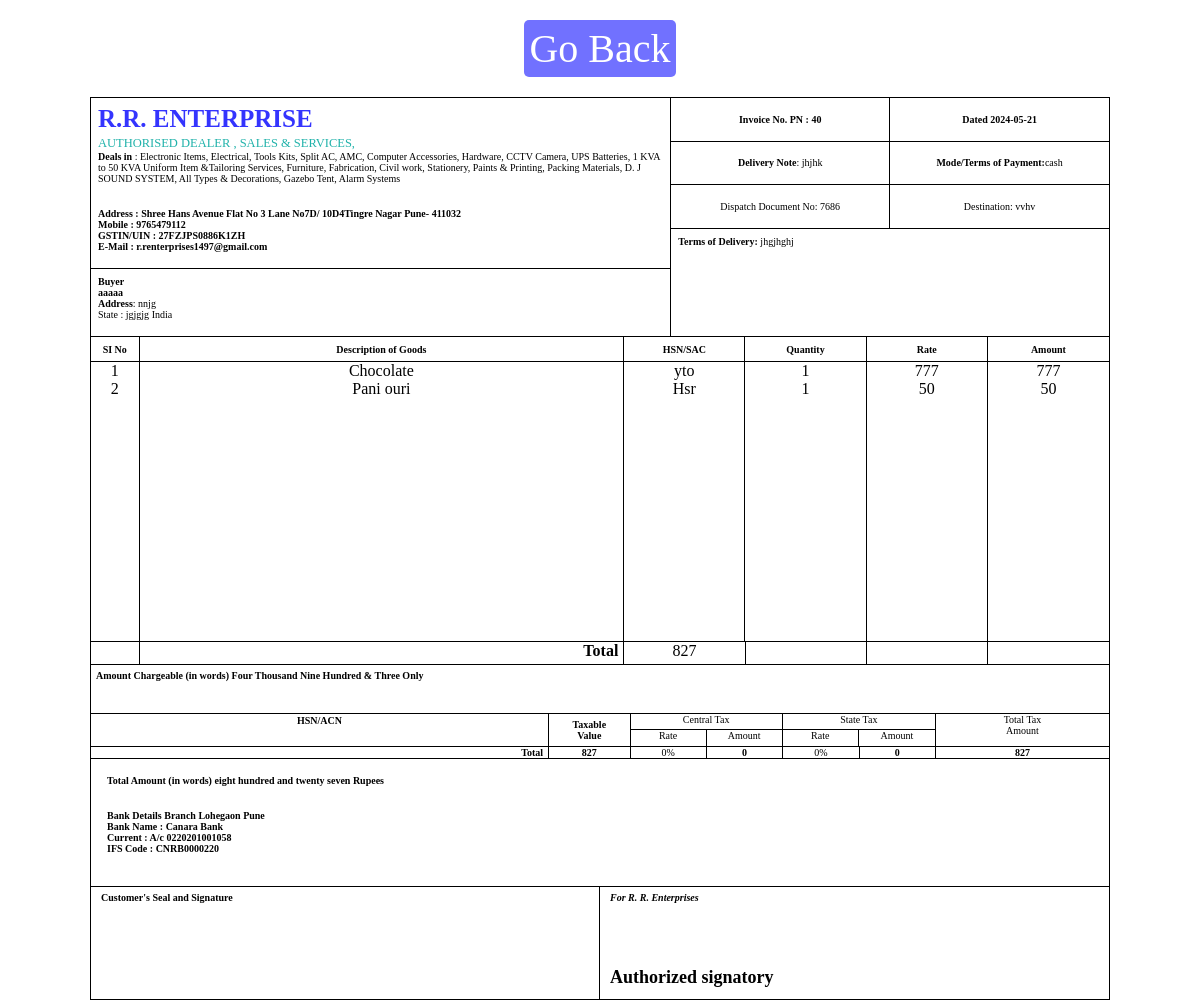
Screenshot of /invoice.php?id=40 (signed in) with the database file from the repository.
### tables this page shows
CREATE TABLE `business` (
  `business_id` int(11) NOT NULL,
  `business_name` varchar(255) NOT NULL,
  `address` varchar(255) NOT NULL,
  `is_active` tinyint(1) NOT NULL,
  `contact` varchar(20) NOT NULL,
  `email` varchar(100) NOT NULL,
  `tagline` varchar(255) NOT NULL,
  `services` varchar(500) NOT NULL,
  `gst_no` varchar(50) NOT NULL,
  `bankname` varchar(50) NOT NULL,
  `accno` varchar(50) NOT NULL,
  `ifsc` varchar(50) NOT NULL,
  `branch` varchar(50) NOT NULL,
  `created_date` date NOT NULL DEFAULT current_timestamp()
);

CREATE TABLE `customer` (
  `customer_id` int(11) NOT NULL,
  `customer_name` varchar(255) NOT NULL,
  `customer_business_name` varchar(255) NOT NULL,
  `address` varchar(255) NOT NULL,
  `gst_no` varchar(20) NOT NULL,
  `mobile` varchar(50) NOT NULL,
  `email` varchar(255) NOT NULL,
  `state` varchar(50) NOT NULL,
  `created_date` date NOT NULL DEFAULT current_timestamp(),
  `business_id` int(11) NOT NULL
);

CREATE TABLE `invoice` (
  `invoice_id` int(11) NOT NULL,
  `invoice_name` varchar(255) NOT NULL,
  `total_amount` decimal(10,0) NOT NULL,
  `gst` decimal(10,0) NOT NULL,
  `afterTax` decimal(10,0) NOT NULL,
  `payment_mode` varchar(50) NOT NULL,
  `destination` varchar(300) NOT NULL,
  `delivery_note` varchar(255) NOT NULL,
  `dispatcher_doc_no` varchar(255) NOT NULL,
  `terms` varchar(255) NOT NULL,
  `invoice_date` date NOT NULL DEFAULT current_timestamp(),
  `customer_id` int(11) NOT NULL,
  `business_id` int(11) NOT NULL,
  `employee_id` int(11) NOT NULL
);

CREATE TABLE `invoice_items` (
  `invoice_item_id` int(11) NOT NULL,
  `invoice_id` int(11) NOT NULL,
  `product_id` int(11) NOT NULL,
  `quantity` decimal(10,0) NOT NULL,
  `rate` decimal(10,0) NOT NULL,
  `gst` decimal(10,0) NOT NULL,
  `total` decimal(10,0) NOT NULL
);

CREATE TABLE `product` (
  `product_id` int(11) NOT NULL,
  `product_name` varchar(255) NOT NULL,
  `hsn_sac` varchar(40) NOT NULL,
  `gst` decimal(20,0) NOT NULL,
  `rate` decimal(10,0) NOT NULL,
  `quantity` int(11) NOT NULL,
  `created_date` date NOT NULL DEFAULT current_timestamp(),
  `business_id` int(11) NOT NULL,
  `employee_id` int(11) NOT NULL
);

### invoice.php (the view, shortened to what this page needs)
<?php
function getIndianCurrency(float $number)
{
    $decimal = round($number - ($no = floor($number)), 2) * 100;
    $digits_length = strlen($no);
    $i = 0;
    $str = array();
    $words = array(0 => '', 1 => 'one', 2 => 'two',
        3 => 'three', 4 => 'four', 5 => 'five', 6 => 'six',
        7 => 'seven', 8 => 'eight', 9 => 'nine',
        10 => 'ten', 11 => 'eleven', 12 => 'twelve',
        13 => 'thirteen', 14 => 'fourteen', 15 => 'fifteen',
        16 => 'sixteen', 17 => 'seventeen', 18 => 'eighteen',
        19 => 'nineteen', 20 => 'twenty', 30 => 'thirty',
        40 => 'forty', 50 => 'fifty', 60 => 'sixty',
        70 => 'seventy', 80 => 'eighty', 90 => 'ninety');
    $digits = array('', 'hundred','thousand','lakh', 'crore');
    while( $i < $digits_length ) {
        $divider = ($i == 2) ? 10 : 100;
        $number = floor($no % $divider);
        $no = floor($no / $divider);
        $i += $divider == 10 ? 1 : 2;
        if ($number) {
            $plural = (($counter = count($str)) && $number > 9) ? 's' : null;
            $hundred = ($counter == 1 && $str[0]) ? ' and ' : null;
            $str [] = ($number < 21) ? $words[$number].' '. $digits[$counter]. $plural.' '.$hundred:$words[floor($number / 10) * 10].' '.$words[$number % 10]. ' '.$digits[$counter].$plural.' '.$hundred;
        } else $str[] = null;
    }
    $Rupees = implode('', array_reverse($str));
    $paise = ($decimal > 0) ? "." . ($words[$decimal / 10] . " " . $words[$decimal % 10]) . ' Paise' : '';
    return ($Rupees ? $Rupees . 'Rupees ' : '') . $paise;
}
if (!isset($_GET['id'])) {
    header('Location: pastOrders.php');
    exit();
} else {
    include './connect.php';
    $id = $_GET['id'];
    $invoice = mysqli_query($conn, "Select * from invoice where invoice_id=" . $id);
    $inv = mysqli_fetch_assoc($invoice);
    $customer = mysqli_query($conn, "Select * from customer where customer_id=" . $inv['customer_id']);
    $c = mysqli_fetch_assoc($customer);
    $items = mysqli_query($conn, "Select * from invoice_items where invoice_id=" . $inv['invoice_id']);
    $aftertax = $inv['total_amount']+($inv['total_amount'] * ($inv['gst']) / 100);
    $b = mysqli_fetch_assoc(mysqli_query($conn, "SELECT * from business where business_id=" . $_SESSION['business_id']));
}
?>
<!DOCTYPE html>
<html lang="en">
<head>
    <link rel="stylesheet" href="./css/invoice.css">
</head>
<body>
    <a class="goBack" href="index.php">
        Go Back
    </a>
    <section>
        <div class="wrapper">
            <div class="top">
                <div class="left">
                    <div class="l1">
                        <p class="p1"><?=$b['business_name']?></p>
                        <p class="p2"><?=$b['tagline']?></p>
                        <p class="p3"><span>Deals in</span> : <?=$b['services']?></p>
                        <span>
                            <p>Address : <?=$b['address']?></p>
                            <p>Mobile : <?=$b['contact']?></p>
                            <p>GSTIN/UIN : <?=$b['gst_no']?></p>
                            <p>E-Mail : <?=$b['email']?></p>
                        </span>
                    </div>
                    <div class="l2">
                        <span>
                            <p>Buyer</p>
                            <p><?= $c['customer_name'] ?></p>
                        </span>
                        <p><span>Address</span>: <?= $c['address'] ?></p>
                        <p>State : <?= $c['state'] ?> India</p>
                    </div>
                </div>
                <div class="right">
                    <div class="r1">
                        <p class="p4"><span>Invoice No. PN : <?= $id ?></span></p>
                        <p><span>Dated
                                <?= $inv['invoice_date'] ?></span></p>
                        <p class="p4"><span>Delivery Note</span>: <?= $inv['delivery_note'] ?></p>
                        <p><span>Mode/Terms of
                                Payment: </span><?= $inv['payment_mode'] ?></p>
                        <p class="p4">Dispatch Document No: <?= $inv['dispatcher_doc_no'] ?></p>
                        <p>Destination: <?= $inv['destination'] ?></p>
                    </div>
                    <div class="r2">
                        <p><span>Terms of Delivery: </span> <?= $inv['terms'] ?></p>
                    </div>
                </div>
            </div>
            <div class="middle">
                <div class="m1">
                    <p class="p5"><span>SI No</span></p>
                    <p class="p6"><span>Description of Goods</span></p>
                    <p class="p7"><span>HSN/SAC</span></p>
                    <p class="p8"><span>Quantity</span></p>
                    <p class="p9"><span>Rate</span></p>
                    <p class="p11"><span>Amount</span></p>
                </div>
                <div class="m2">
                    <?php
                    $idx = 1;
                    foreach ($items as $i) {
                        $product = mysqli_query($conn, "Select * from product where product_id=" . $i['product_id']);
                        $p = mysqli_fetch_assoc($product);
                        echo "
                            <div class='innerm2'>
                                <div class='p5'>$idx</div>
                                <div class='p6'>" . $p['product_name'] . "</div>
                                <div class='p7'>" . $p['hsn_sac'] . "</div>
                                <div class='p8'>" . $i['quantity'] . "</div>
                                <div class='p9'>" . $i['rate'] . "</div>
                                <div class='p11'>" . $i['total'] . "</div>
                            </div>
                        ";
                        $idx++;
                    }
                    ?>
                    <div class="innerm3">
                        <div class="p5"></div>
                        <div class="p6"></div>
                        <div class="p7"></div>
                        <div class="p8"></div>
                        <div class="p9"></div>
                        <div class="p11"></div>
                    </div>
                </div>
                <div class="m3">
                    <div class="p5"></div>
                    <div class="p6"><span>Total</span></div>
                    <div class="p7"><?= $inv['total_amount'] ?></div>
                    <div class="p8"></div>
                    <div class="p9"></div>
                    <div class="p11"></div>
                </div>
                <div class="m4">
                    <p><span>Amount Chargeable (in words) Four Thousand Nine Hundred & Three Only
                        </span></p>
                </div>
                <div class="m5">
                    <div class="m51">
                        <p class="p12"><span>HSN/ACN</span></p>
                    </div>
                    <div class="m52">
                        <p class="p14"><span>Taxable</span></p>
                        <p class="p15"><span>Value</span></p>
                    </div>
                    <div class="m53">
                        <p class="p17">Central Tax</p>
                        <p class="p18">State Tax</p>
                        <p class="p19">Rate</p>
                        <p class="p20">Amount</p>
                        <p class="p21">Rate</p>
                        <p class="p22">Amount</p>
                    </div>
                    <div class="m54">
                        <p class="p24">Total Tax</p>
                        <p class="p25">Amount</p>
                    </div>
                    <div class="m55">
                        <p class="p13"><span>Total</span></p>
                        <p class="p16"><span><?= $inv['total_amount']?></span></p>
                        <p class="p23"><?= $inv['gst'] / 2 ?>%</p>
                        <p class="p23"><span><?= $inv['total_amount'] * ($inv['gst'] / 2) / 100 ?></span></p>
                        <p class="p23"><?= $inv['gst'] / 2 ?>%</p>
                        <p class="p23 none"><span><?= $inv['total_amount'] * ($inv['gst'] / 2) / 100 ?></span></p>
                        <p class="p26"><span><?= $inv['total_amount']+($inv['total_amount'] * ($inv['gst']) / 100) ?></span></p>
                    </div>
                </div>
            </div>
            <div class="bottom">
                <p class="p27"><span>Total Amount (in words) <?=getIndianCurrency($aftertax)?></span></p>
                <p><span>Bank Details Branch <?=$b['branch']?></span></p>
                <p><span>Bank Name : <?=$b['bankname']?></span></p>
                <p><span>Current : A/c <?=$b['accno']?> </span></p>
                <p><span>IFS Code : <?=$b['ifsc']?></span></p>
            </div>
            <div class="footer">
                <div class="f1">
                    <p><span>Customer&#39;s Seal and Signature</span></p>
                </div>
                <div class="f2">
                    <p class="p28"><span>For R. R. Enterprises</span></p>
                    <p class="p29">Authorized signatory</p>
                </div>
            </div>
        </div>
    </section>
</body>
</html>

### css/invoice.css (style rules this page uses)
* { box-sizing: border-box; margin: 0; padding: 0; }
body { display: flex; flex-direction: column; align-items: center; justify-content: center; }
body p { font-size: 10px; }
section { width: 100%; display: flex; flex-direction: column; justify-content: center; align-items: center; }
.wrapper { border: 1px solid; width: 85%; height: 100%; }
.top { display: flex; border-bottom: 1px solid; width: 100%; margin: 0; padding: 0; }
.left { border-right: 1px solid; width: 57%; display: flex; flex-direction: column; }
.left .l1 { padding: 7px; padding-bottom: 1rem; }
.left .p1 { font-size: 25px; font-weight: bolder; margin-bottom: 3px; color: hsl(240, 99%, 60%) }
.left .p2 { font-size: 12.5px; color: lightseagreen; }
.left .p3 { margin-bottom: 1.5rem; font-size: 10px; }
span { font-weight: bold; }
.left .l2 { border-top: 1px solid; padding: 7px; padding-bottom: 1rem; }
.right { display: flex; flex-direction: column; width: 43%; }
.right .r1 { width: 100%; height: 55%; display: flex; flex-wrap: wrap; }
.r1 p { width: 50%; text-align: center; display: flex; justify-content: center; align-items: center; }
.r1 .p4 { border-right: 1px solid; }
.r1 p { border-bottom: 1px solid; }
.right .r2 { width: 100%; padding: 7px; }
.middle { width: 100%; display: flex; flex-direction: column; }
.m1 { display: flex; }
.m1 p { height: 1.5rem; display: flex; justify-content: center; align-items: center; }
.p5 { width: 5%; border-right: 1px solid; }
.p6 { width: 50%; border-right: 1px solid; }
.p7 { width: 12.5%; border-right: 1px solid; display: flex; justify-content: center; }
.p8 { width: 12.5%; border-right: 1px solid; }
.p9 { width: 12.5%; border-right: 1px solid; }
.p11 { width: 12.5%; }
.m2 { border-top: 1px solid; width: 100%; min-height: 35vh; display: flex; flex-direction: column; }
.innerm2 { display: flex; }
.innerm3 { display: flex; flex: 1; }
.innerm2 div { display: flex; justify-content: center; }
.m3 { width: 100%; height: 1.5rem; display: flex; border-top: 1px solid; border-bottom: 1px solid; }
.m3 .p6 { display: flex; justify-content: flex-end; padding-right: 5px; }
.m4 { height: 3rem; padding: 5px; }
.m5 { width: 100%; border-top: 1px solid; display: flex; flex-wrap: wrap; }
.m51 { width: 45%; border-right: 1px solid; }
.p12 { height: 1rem; display: flex; justify-content: center; padding: 1px; }
.p13 { display: flex; justify-content: end; width: 45%; border-right: 1px solid; padding-right: 5px; }
.m52 { border-right: 1px solid; width: 8%; }
.p16 { width: 8%; border-right: 1px solid; display: flex; justify-content: center; }
.p14 { padding-top: 0.3rem; display: flex; justify-content: center; }
.p15 { padding-bottom: 0.3rem; height: 1rem; display: flex; justify-content: center; }
.m53 { display: flex; flex-wrap: wrap; width: 30%; border-right: 1px solid; }
.p17 { width: 50%; height: 50%; border-right: 1px solid; border-bottom: 1px solid; display: flex; justify-content: center; }
.p18 { width: 50%; height: 50%; display: flex; justify-content: center; border-bottom: 1px solid; }
.p19, .p20, .p21, .p22 { width: 25%; height: 50%; border-right: 1px solid; display: flex; justify-content: center; }
.p22 { border-right: none; }
.p23 { border-right: 1px solid; display: flex; justify-content: center; width: 7.5%; }
.m54 { width: 17%; height: 50%; }
.p24, .p25 { width: 100%; display: flex; justify-content: center; align-items: center; }
.p26 { display: flex; justify-content: center; width: 17%; }
.m55 { width: 100%; display: flex; border-bottom: 1px solid; border-top: 1px solid; }
.bottom { border-bottom: 1px solid; padding: 1rem; height: 8rem; }
.p27 { margin-bottom: 1.5rem; }
.footer { display: flex; height: 7rem; }
.f1, .f2 { width: 50%; }
.f1 { border-right: 1px solid; padding-left: 10px; padding-top: 5px; }
.p28 { font-style: italic; margin-top: 5px; }
.p29 { font-weight: bolder; font-size: large; margin-top: 4rem; }
.f2 { padding-left: 10px; }
.goBack { font-size: 40px; text-decoration: none; color: white; background-color: rgb(113, 113, 255); padding: 5px; margin: 20px; border-radius: 5px; }

### rows the page displays
business: business_name "R.R. ENTERPRISE", tagline "AUTHORISED DEALER , SALES & SERVICES,", services "Electronic Items, Electrical, Tools Kits, Split AC, AMC, Computer Accessories, Hardware, CCTV Camera, UPS Batteries, 1 KVA to 50 KVA Uniform Item &Tailoring Services, Furniture, Fabrication, Civil work, Stationery, Paints & Printing, Packing Materials, D. J SOUND SYSTEM, All Types & Decorations, Gazebo Tent, Alarm Systems", address "Shree Hans Avenue Flat No 3 Lane No7D/ 10D4Tingre Nagar Pune- 411032", contact "9765479112", gst_no "27FZJPS0886K1ZH", email "r.renterprises1497@gmail.com", branch "Lohegaon Pune", bankname "Canara Bank", accno "0220201001058", ifsc "CNRB0000220"
customer: customer_name "aaaaa", address "nnjg", state "jgjgjg"
invoice: invoice_date "2024-05-21", delivery_note "jhjhk", payment_mode "cash", dispatcher_doc_no "7686", destination "vvhv", terms "jhgjhghj", total_amount "827", $inv['gst']/2 "0", $inv['total_amount']*($inv['gst']/2)/100 "0", getIndianCurrency($aftertax) "eight hundred and twenty seven Rupees"
invoice_items: product.product_name "Chocolate", product.hsn_sac "yto", quantity "1", rate "777", total "777"
invoice_items: product.product_name "Pani ouri", product.hsn_sac "Hsr", quantity "1", rate "50", total "50"

### other values shown
$id "40"
